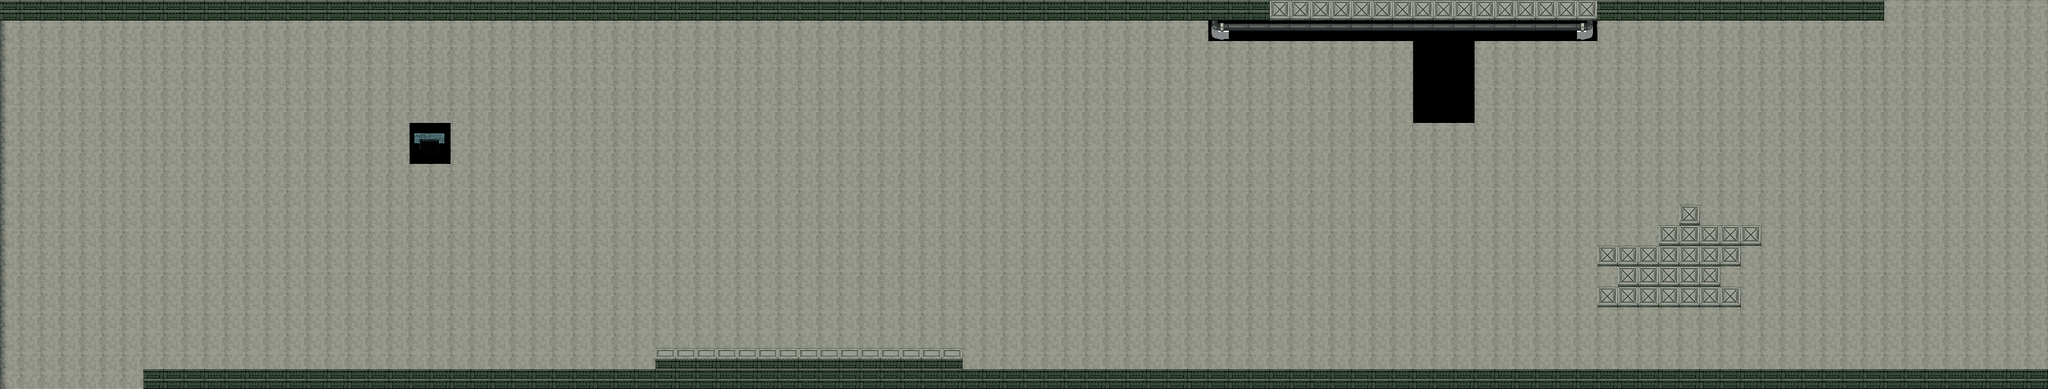

Below is a game level as drawn by its tile map, then a one-line description and the .tmx file that defines it, in full:
An orthogonal 100x19 tile map with 32x32 px tiles, 1 tile layer (Capa de patrones 1), 2 tilesets.

<map version="1.4" tiledversion="1.4.2" orientation="orthogonal" renderorder="right-down" width="100" height="19" tilewidth="32" tileheight="32" infinite="0" nextlayerid="2" nextobjectid="1">
 <tileset firstgid="1" source="tileset1.tsx" />
 <tileset firstgid="49" source="Carceleditado.tsx" />
 <layer id="1" name="Capa de patrones 1" width="100" height="19">
  <data encoding="csv">
74,74,74,74,74,74,74,74,74,74,74,74,74,74,74,74,74,74,74,74,74,74,74,74,74,74,74,74,74,74,74,74,74,74,74,74,74,74,74,74,74,74,74,74,74,74,74,74,74,74,74,74,74,74,74,74,74,74,74,74,74,74,49,49,49,49,49,49,49,49,49,49,49,49,49,49,49,49,74,74,74,74,74,74,74,74,74,74,74,74,74,74,71,71,71,71,71,71,71,71,
70,71,71,71,71,71,71,71,71,71,71,71,71,71,71,71,71,71,71,71,71,71,71,71,71,71,71,71,71,71,71,71,71,71,71,71,71,71,71,71,71,71,71,71,71,71,71,71,71,71,71,71,71,71,71,71,71,71,71,116,123,123,123,123,123,123,123,123,123,123,123,123,123,123,123,123,123,117,71,71,71,71,71,71,71,71,71,71,71,71,71,71,71,71,71,71,71,71,71,71,
70,71,71,71,71,71,71,71,71,71,71,71,71,71,71,71,71,71,71,71,71,71,71,71,71,71,71,71,71,71,71,71,71,71,71,71,71,71,71,71,71,71,71,71,71,71,71,71,71,71,71,71,71,71,71,71,71,71,71,71,71,71,71,71,71,71,71,71,71,143,143,143,71,71,71,71,71,71,71,71,71,71,71,71,71,71,71,71,71,71,71,71,71,71,71,71,71,71,71,71,
70,71,71,71,71,71,71,71,71,71,71,71,71,71,71,71,71,71,71,71,71,71,71,71,71,71,71,71,71,71,71,71,71,71,71,71,71,71,71,71,71,71,71,71,71,71,71,71,71,71,71,71,71,71,71,71,71,71,71,71,71,71,71,71,71,71,71,71,71,143,143,143,71,71,71,71,71,71,71,71,71,71,71,71,71,71,71,71,71,71,71,71,71,71,71,71,71,71,71,71,
70,71,71,71,71,71,71,71,71,71,71,71,71,71,71,71,71,71,71,71,71,71,71,71,71,71,71,71,71,71,71,71,71,71,71,71,71,71,71,71,71,71,71,71,71,71,71,71,71,71,71,71,71,71,71,71,71,71,71,71,71,71,71,71,71,71,71,71,71,143,143,143,71,71,71,71,71,71,71,71,71,71,71,71,71,71,71,71,71,71,71,71,71,71,71,71,71,71,71,71,
70,71,71,71,71,71,71,71,71,71,71,71,71,71,71,71,71,71,71,71,71,71,71,71,71,71,71,71,71,71,71,71,71,71,71,71,71,71,71,71,71,71,71,71,71,71,71,71,71,71,71,71,71,71,71,71,71,71,71,71,71,71,71,71,71,71,71,71,71,143,143,143,71,71,71,71,71,71,71,71,71,71,71,71,71,71,71,71,71,71,71,71,71,71,71,71,71,71,71,71,
70,71,71,71,71,71,71,71,71,71,71,71,71,71,71,71,71,71,71,71,127,128,71,71,71,71,71,71,71,71,71,71,71,71,71,71,71,71,71,71,71,71,71,71,71,71,71,71,71,71,71,71,71,71,71,71,71,71,71,71,71,71,71,71,71,71,71,71,71,71,71,71,71,71,71,71,71,71,71,71,71,71,71,71,71,71,71,71,71,71,71,71,71,71,71,71,71,71,71,71,
70,71,71,71,71,71,71,71,71,71,71,71,71,71,71,71,71,71,71,71,135,136,71,71,71,71,71,71,71,71,71,71,71,71,71,71,71,71,71,71,71,71,71,71,71,71,71,71,71,71,71,71,71,71,71,71,71,71,71,71,71,71,71,71,71,71,71,71,71,71,71,71,71,71,71,71,71,71,71,71,71,71,71,71,71,71,71,71,71,71,71,71,71,71,71,71,71,71,71,71,
70,71,71,71,71,71,71,71,71,71,71,71,71,71,71,71,71,71,71,71,71,71,71,71,71,71,71,71,71,71,71,71,71,71,71,71,71,71,71,71,71,71,71,71,71,71,71,71,71,71,71,71,71,71,71,71,71,71,71,71,71,71,71,71,71,71,71,71,71,71,71,71,71,71,71,71,71,71,71,71,71,71,71,71,71,71,71,71,71,71,71,71,71,71,71,71,71,71,71,71,
70,71,71,71,71,71,71,71,71,71,71,71,71,71,71,71,71,71,71,71,71,71,71,71,71,71,71,71,71,71,71,71,71,71,71,71,71,71,71,71,71,71,71,71,71,71,71,71,71,71,71,71,71,71,71,71,71,71,71,71,71,71,71,71,71,71,71,71,71,71,71,71,71,71,71,71,71,71,71,71,71,71,71,71,71,71,71,71,71,71,71,71,71,71,71,71,71,71,71,71,
70,71,71,71,71,71,71,71,71,71,71,71,71,71,71,71,71,71,71,71,71,71,71,71,71,71,71,71,71,71,71,71,71,71,71,71,71,71,71,71,71,71,71,71,71,71,71,71,71,71,71,71,71,71,71,71,71,71,71,71,71,71,71,71,71,71,71,71,71,71,71,71,71,71,71,71,71,71,71,71,71,71,49,71,71,71,71,71,71,71,71,71,71,71,71,71,71,71,71,71,
70,71,71,71,71,71,71,71,71,71,71,71,71,71,71,71,71,71,71,71,71,71,71,71,71,71,71,71,71,71,71,71,71,71,71,71,71,71,71,71,71,71,71,71,71,71,71,71,71,71,71,71,71,71,71,71,71,71,71,71,71,71,71,71,71,71,71,71,71,71,71,71,71,71,71,71,71,71,71,71,71,49,49,49,49,49,71,71,71,71,71,71,71,71,71,71,71,71,71,71,
70,71,71,71,71,71,71,71,71,71,71,71,71,71,71,71,71,71,71,71,71,71,71,71,71,71,71,71,71,71,71,71,71,71,71,71,71,71,71,71,71,71,71,71,71,71,71,71,71,71,71,71,71,71,71,71,71,71,71,71,71,71,71,71,71,71,71,71,71,71,71,71,71,71,71,71,71,71,49,49,49,49,49,49,49,71,71,71,71,71,71,71,71,71,71,71,71,71,71,71,
70,71,71,71,71,71,71,71,71,71,71,71,71,71,71,71,71,71,71,71,71,71,71,71,71,71,71,71,71,71,71,71,71,71,71,71,71,71,71,71,71,71,71,71,71,71,71,71,71,71,71,71,71,71,71,71,71,71,71,71,71,71,71,71,71,71,71,71,71,71,71,71,71,71,71,71,71,71,71,49,49,49,49,49,71,71,71,71,71,71,71,71,71,71,71,71,71,71,71,71,
70,71,71,71,71,71,71,71,71,71,71,71,71,71,71,71,71,71,71,71,71,71,71,71,71,71,71,71,71,71,71,71,71,71,71,71,71,71,71,71,71,71,71,71,71,71,71,71,71,71,71,71,71,71,71,71,71,71,71,71,71,71,71,71,71,71,71,71,71,71,71,71,71,71,71,71,71,71,49,49,49,49,49,49,49,71,71,71,71,71,71,71,71,71,71,71,71,71,71,71,
70,71,71,71,71,71,71,71,71,71,71,71,71,71,71,71,71,71,71,71,71,71,71,71,71,71,71,71,71,71,71,71,71,71,71,71,71,71,71,71,71,71,71,71,71,71,71,71,71,71,71,71,71,71,71,71,71,71,71,71,71,71,71,71,71,71,71,71,71,71,71,71,71,71,71,71,71,71,71,71,71,71,71,71,71,71,71,71,71,71,71,71,71,71,71,71,71,71,71,71,
70,71,71,71,71,71,71,71,71,71,71,71,71,71,71,71,71,71,71,71,71,71,71,71,71,71,71,71,71,71,71,71,71,71,71,71,71,71,71,71,71,71,71,71,71,71,71,71,71,71,71,71,71,71,71,71,71,71,71,71,71,71,71,71,71,71,71,71,71,71,71,71,71,71,71,71,71,71,71,71,71,71,71,71,71,71,71,71,71,71,71,71,71,71,71,71,71,71,71,71,
70,71,71,71,71,71,71,71,71,71,71,71,71,71,71,71,71,71,71,71,71,71,71,71,71,71,71,71,71,71,71,71,50,50,50,50,50,50,50,50,50,50,50,50,50,50,50,71,71,71,71,71,71,71,71,71,71,71,71,71,71,71,71,71,71,71,71,71,71,71,71,71,71,71,71,71,71,71,71,71,71,71,71,71,71,71,71,71,71,71,71,71,71,71,71,71,71,71,71,71,
70,71,71,71,71,71,71,74,74,74,74,74,74,74,74,74,74,74,74,74,74,74,74,74,74,74,74,74,74,74,74,74,74,74,74,74,74,74,74,74,74,74,74,74,74,74,75,75,75,74,74,74,74,74,74,74,74,74,74,74,74,74,74,74,74,74,74,74,74,74,74,74,74,74,74,74,74,74,74,74,74,74,74,74,74,74,74,74,74,74,74,74,74,74,74,74,74,74,74,74
</data>
 </layer>
</map>
